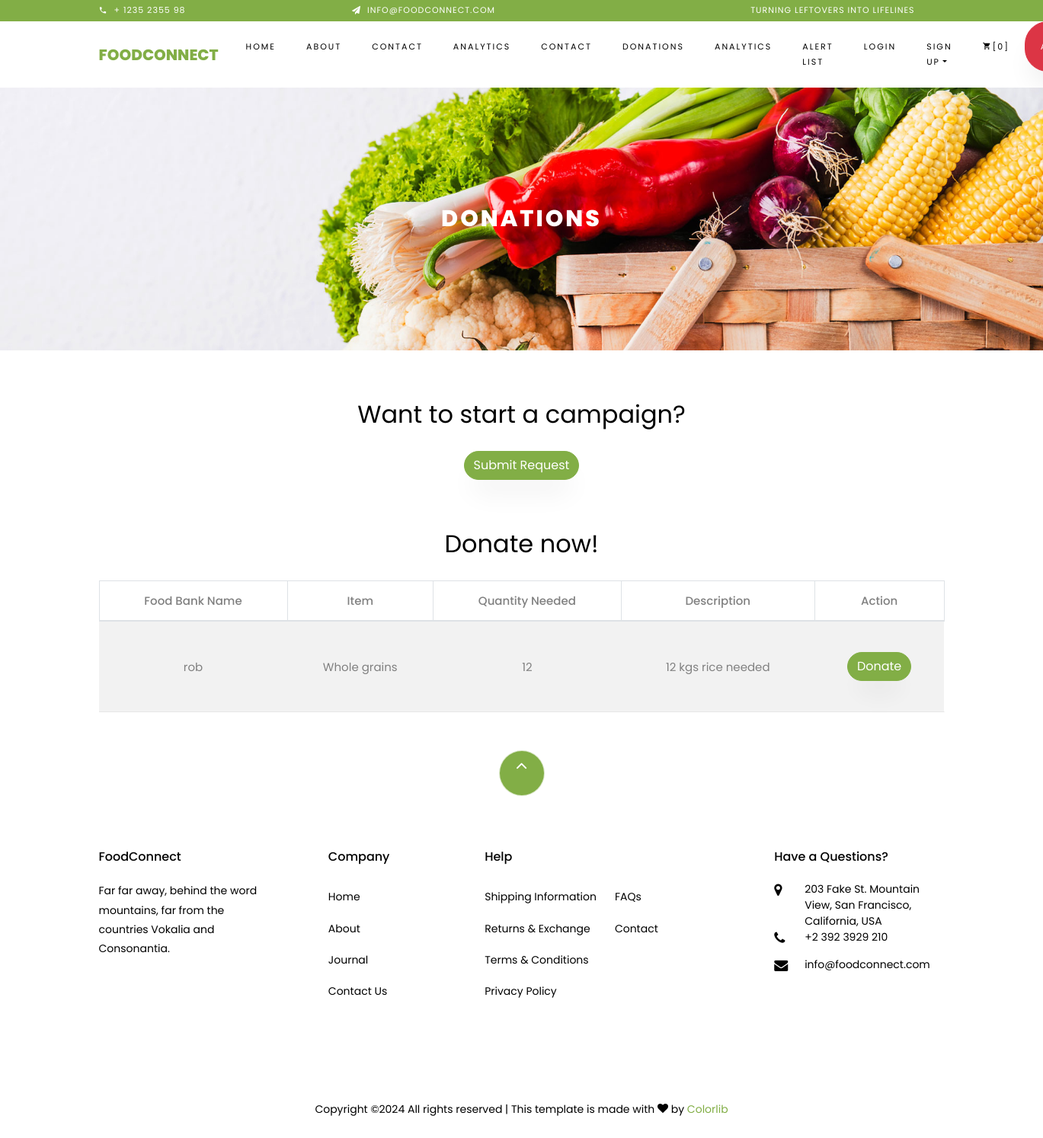
Page /donations/ on the committed database.
### donations/models.py (models this page shows)
class Donation(models.Model):
    item = models.CharField(max_length=100)
    quantity = models.PositiveIntegerField()
    urgency_level = models.CharField(
        max_length=20,
        choices=[('low', 'Low'), ('medium', 'Medium'), ('high', 'High')],
        default='medium'
    )
    created_by = models.ForeignKey(
        User,
        on_delete=models.SET_NULL,
        null=True,
    )
    created_at = models.DateTimeField(auto_now_add=True)
    description = models.TextField(blank=True, null=True)
    is_active = models.BooleanField(default=True)
    last_updated = models.DateTimeField(auto_now=True)

### donations/views.py (the view)
# urls.py: path('', views.donations_view, name='donations' ),
def donations_view(request):
    donations = Donation.objects.filter(is_active=True)  # Fetch active alerts
    return render(request, '../templates/donations/donations.html', {'donations':donations})

### templates/donations/donations.html
{% extends 'webpages/base.html' %}
{% load static %}
{% block content %}
    <div class="hero-wrap hero-bread" style="background-image: url('{% static "images/bg_1.jpg" %}');">
      <div class="container">
        <div class="row no-gutters slider-text align-items-center justify-content-center">
          <div class="col-md-9 ftco-animate text-center">
            <h1 class="mb-0 bread">Donations</h1>
          </div>
        </div>
      </div>
    </div>
    <section class="testimony-section" style="padding: 4em 0">
      <div class="container" >
        <div class="row text-center" >
          <div class="col-md-6 offset-md-3">
            <h2 class="mb-4">Want to start a campaign?</h2>
            <a href="{% url 'create-donation' %}" class="btn btn-primary">Submit Request</a>
          </div>
        </div>
      </div>
    </section>
    <section class="testimony-section" >
        <div class="container">
            <div class="row mb-5 pb-3">
                <div class="col-md-12">
                    <h2 class="mb-4 text-center">Donate now!</h2>
                    <table class="table table-bordered table-striped">
                        <thead>
                            <tr>
                                <th>Food Bank Name</th>
                                <th>Item</th>
                                <th>Quantity Needed</th>
                                <th>Description</th>
                                <th>Action</th>
                            </tr>
                        </thead>
                        <tbody>
                            {% for donation in donations %}
                            <tr>
                                <td>{{ donation.created_by }}</td>
                                <td>{{ donation.item }}</td>
                                <td>{{ donation.quantity }}</td>
                                <td>{{ donation.description }}</td>
                                <td>
                                    <a href="{% url 'donate' donation.id %}" class="btn btn-primary">Donate</a>
                                </td>
                            </tr>
                            {% empty %}
                            <tr>
                                <td colspan="5" class="text-center">No donations available.</td>
                            </tr>
                            {% endfor %}
                        </tbody>
                    </table>
                </div>
            </div>
        </div>
    </section>
{% endblock %}

### rows in the picture
Donation: created_by "rob", item "Whole grains", quantity "12", description "12 kgs rice needed"
